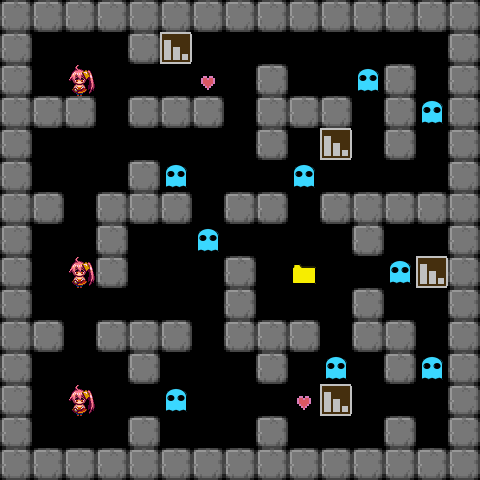

This game map was drawn from its Tiled (.tmx) file and the tilesets committed beside it. A one-line description and the full map source follow:
An orthogonal 15x15 tile map with 32x32 px tiles, 1 tile layer (object).

<map version="1.0" orientation="orthogonal" renderorder="right-down" width="15" height="15" tilewidth="32" tileheight="32" nextobjectid="1">
 <tileset firstgid="1" name="tileset" tilewidth="32" tileheight="32" tilecount="32" columns="8">
  <image source="tileset.png" width="256" height="128" />
 </tileset>
 <layer name="object" width="15" height="15">
  <data encoding="csv">
1,1,1,1,1,1,1,1,1,1,1,1,1,1,1,
1,0,0,0,1,10,0,0,0,0,0,0,0,0,1,
1,0,9,0,0,0,13,0,1,0,0,11,1,0,1,
1,1,1,0,1,1,1,0,1,1,1,0,1,11,1,
1,0,0,0,0,0,0,0,1,0,10,0,1,0,1,
1,0,0,0,1,11,0,0,0,11,0,0,0,0,1,
1,1,0,1,1,1,0,1,1,0,1,1,1,1,1,
1,0,0,1,0,0,11,0,0,0,0,1,0,0,1,
1,0,9,1,0,0,0,1,0,12,0,0,11,10,1,
1,0,0,0,0,0,0,1,0,0,0,1,0,0,1,
1,1,0,1,1,1,0,1,1,1,0,1,1,0,1,
1,0,0,0,1,0,0,0,1,0,11,0,1,11,1,
1,0,9,0,0,11,0,0,0,13,10,0,0,0,1,
1,0,0,0,1,0,0,0,1,0,0,0,1,0,1,
1,1,1,1,1,1,1,1,1,1,1,1,1,1,1
</data>
 </layer>
</map>
